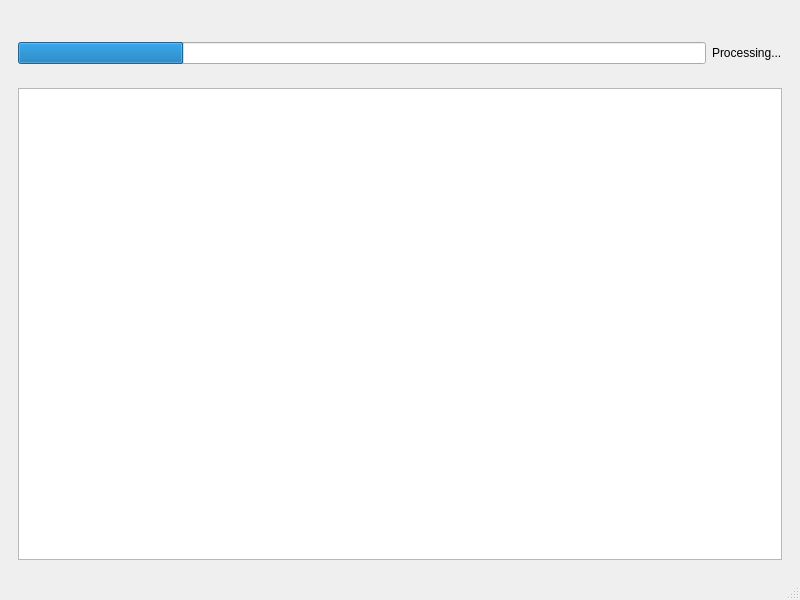
<?xml version="1.0" encoding="UTF-8"?>
<ui version="4.0">
 <class>ProcessEvalutionWindow</class>
 <widget class="QMainWindow" name="ProcessEvalutionWindow">
  <property name="geometry">
   <rect>
    <x>0</x>
    <y>0</y>
    <width>800</width>
    <height>600</height>
   </rect>
  </property>
  <property name="windowTitle">
   <string>MainWindow</string>
  </property>
  <widget class="QWidget" name="centralwidget">
   <layout class="QVBoxLayout" name="verticalLayout">
    <item>
     <widget class="QWidget" name="widget_3" native="true">
      <layout class="QHBoxLayout" name="horizontalLayout_2"/>
     </widget>
    </item>
    <item>
     <widget class="QWidget" name="widget" native="true">
      <layout class="QHBoxLayout" name="horizontalLayout">
       <item>
        <widget class="QProgressBar" name="progressBar">
         <property name="autoFillBackground">
          <bool>true</bool>
         </property>
         <property name="value">
          <number>24</number>
         </property>
         <property name="textVisible">
          <bool>false</bool>
         </property>
        </widget>
       </item>
       <item>
        <widget class="QLabel" name="label_progressBar">
         <property name="text">
          <string>Processing...</string>
         </property>
        </widget>
       </item>
      </layout>
     </widget>
    </item>
    <item>
     <widget class="QWidget" name="widget_2" native="true">
      <layout class="QVBoxLayout" name="verticalLayout_4">
       <item>
        <widget class="QTextBrowser" name="textBrowser"/>
       </item>
      </layout>
     </widget>
    </item>
   </layout>
  </widget>
  <widget class="QMenuBar" name="menubar">
   <property name="geometry">
    <rect>
     <x>0</x>
     <y>0</y>
     <width>800</width>
     <height>24</height>
    </rect>
   </property>
  </widget>
  <widget class="QStatusBar" name="statusbar"/>
 </widget>
 <resources/>
 <connections/>
</ui>
